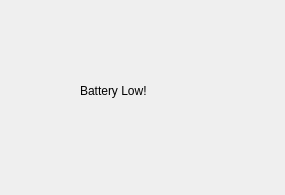
<?xml version="1.0" encoding="UTF-8"?>
<ui version="4.0">
 <class>BatteryLowMessage</class>
 <widget class="QDialog" name="BatteryLowMessage">
  <property name="geometry">
   <rect>
    <x>0</x>
    <y>0</y>
    <width>285</width>
    <height>195</height>
   </rect>
  </property>
  <property name="windowTitle">
   <string>Dialog</string>
  </property>
  <widget class="QLabel" name="label">
   <property name="geometry">
    <rect>
     <x>80</x>
     <y>40</y>
     <width>121</width>
     <height>101</height>
    </rect>
   </property>
   <property name="autoFillBackground">
    <bool>false</bool>
   </property>
   <property name="text">
    <string>Battery Low!</string>
   </property>
  </widget>
 </widget>
 <resources/>
 <connections/>
</ui>
